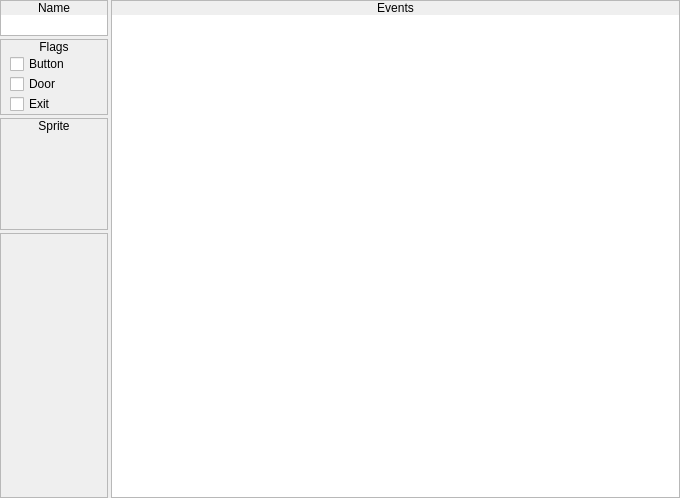
<?xml version="1.0" encoding="UTF-8"?>
<ui version="4.0">
 <class>MapEventEditor</class>
 <widget class="QDialog" name="MapEventEditor">
  <property name="geometry">
   <rect>
    <x>0</x>
    <y>0</y>
    <width>680</width>
    <height>498</height>
   </rect>
  </property>
  <property name="windowTitle">
   <string>Event Editor</string>
  </property>
  <property name="styleSheet">
   <string notr="true">.QFrame
{
	border: 1px solid palette(text);
}

.QFrame&gt;QLabel
{
	background-color: palette(text);
	color: palette(window);
}</string>
  </property>
  <layout class="QHBoxLayout" name="horizontalLayout_3">
   <property name="spacing">
    <number>3</number>
   </property>
   <property name="leftMargin">
    <number>0</number>
   </property>
   <property name="topMargin">
    <number>0</number>
   </property>
   <property name="rightMargin">
    <number>0</number>
   </property>
   <property name="bottomMargin">
    <number>0</number>
   </property>
   <item>
    <widget class="QWidget" name="wEventData" native="true">
     <property name="sizePolicy">
      <sizepolicy hsizetype="Fixed" vsizetype="Preferred">
       <horstretch>0</horstretch>
       <verstretch>0</verstretch>
      </sizepolicy>
     </property>
     <layout class="QVBoxLayout" name="verticalLayout_4">
      <property name="spacing">
       <number>3</number>
      </property>
      <property name="leftMargin">
       <number>0</number>
      </property>
      <property name="topMargin">
       <number>0</number>
      </property>
      <property name="rightMargin">
       <number>0</number>
      </property>
      <property name="bottomMargin">
       <number>0</number>
      </property>
      <item>
       <widget class="QFrame" name="frame">
        <property name="sizePolicy">
         <sizepolicy hsizetype="Preferred" vsizetype="Fixed">
          <horstretch>0</horstretch>
          <verstretch>0</verstretch>
         </sizepolicy>
        </property>
        <property name="frameShape">
         <enum>QFrame::StyledPanel</enum>
        </property>
        <property name="frameShadow">
         <enum>QFrame::Raised</enum>
        </property>
        <layout class="QVBoxLayout" name="verticalLayout">
         <property name="spacing">
          <number>0</number>
         </property>
         <property name="leftMargin">
          <number>0</number>
         </property>
         <property name="topMargin">
          <number>0</number>
         </property>
         <property name="rightMargin">
          <number>0</number>
         </property>
         <property name="bottomMargin">
          <number>0</number>
         </property>
         <item>
          <widget class="QLabel" name="label">
           <property name="sizePolicy">
            <sizepolicy hsizetype="Preferred" vsizetype="Fixed">
             <horstretch>0</horstretch>
             <verstretch>0</verstretch>
            </sizepolicy>
           </property>
           <property name="text">
            <string>Name</string>
           </property>
           <property name="alignment">
            <set>Qt::AlignCenter</set>
           </property>
          </widget>
         </item>
         <item>
          <widget class="QWidget" name="widget" native="true">
           <layout class="QHBoxLayout" name="horizontalLayout_2">
            <property name="spacing">
             <number>0</number>
            </property>
            <property name="leftMargin">
             <number>0</number>
            </property>
            <property name="topMargin">
             <number>0</number>
            </property>
            <property name="rightMargin">
             <number>0</number>
            </property>
            <property name="bottomMargin">
             <number>0</number>
            </property>
            <item>
             <widget class="QLineEdit" name="leName">
              <property name="text">
               <string/>
              </property>
              <property name="frame">
               <bool>false</bool>
              </property>
             </widget>
            </item>
           </layout>
          </widget>
         </item>
        </layout>
       </widget>
      </item>
      <item>
       <widget class="QFrame" name="frame_2">
        <property name="sizePolicy">
         <sizepolicy hsizetype="Preferred" vsizetype="Fixed">
          <horstretch>0</horstretch>
          <verstretch>0</verstretch>
         </sizepolicy>
        </property>
        <property name="frameShape">
         <enum>QFrame::StyledPanel</enum>
        </property>
        <property name="frameShadow">
         <enum>QFrame::Raised</enum>
        </property>
        <layout class="QVBoxLayout" name="verticalLayout_2">
         <property name="spacing">
          <number>0</number>
         </property>
         <property name="leftMargin">
          <number>0</number>
         </property>
         <property name="topMargin">
          <number>0</number>
         </property>
         <property name="rightMargin">
          <number>0</number>
         </property>
         <property name="bottomMargin">
          <number>0</number>
         </property>
         <item>
          <widget class="QLabel" name="label_2">
           <property name="sizePolicy">
            <sizepolicy hsizetype="Preferred" vsizetype="Fixed">
             <horstretch>0</horstretch>
             <verstretch>0</verstretch>
            </sizepolicy>
           </property>
           <property name="text">
            <string>Flags</string>
           </property>
           <property name="alignment">
            <set>Qt::AlignCenter</set>
           </property>
          </widget>
         </item>
         <item>
          <widget class="QWidget" name="widget_2" native="true">
           <layout class="QVBoxLayout" name="verticalLayout_6">
            <property name="spacing">
             <number>0</number>
            </property>
            <property name="leftMargin">
             <number>9</number>
            </property>
            <property name="topMargin">
             <number>0</number>
            </property>
            <property name="rightMargin">
             <number>0</number>
            </property>
            <property name="bottomMargin">
             <number>0</number>
            </property>
            <item>
             <widget class="QCheckBox" name="chkButton">
              <property name="text">
               <string>Button</string>
              </property>
             </widget>
            </item>
            <item>
             <widget class="QCheckBox" name="chkDoor">
              <property name="text">
               <string>Door</string>
              </property>
             </widget>
            </item>
            <item>
             <widget class="QCheckBox" name="chkExit">
              <property name="text">
               <string>Exit</string>
              </property>
             </widget>
            </item>
           </layout>
          </widget>
         </item>
        </layout>
       </widget>
      </item>
      <item>
       <widget class="QFrame" name="frame_3">
        <property name="sizePolicy">
         <sizepolicy hsizetype="Preferred" vsizetype="Fixed">
          <horstretch>0</horstretch>
          <verstretch>0</verstretch>
         </sizepolicy>
        </property>
        <property name="frameShape">
         <enum>QFrame::StyledPanel</enum>
        </property>
        <property name="frameShadow">
         <enum>QFrame::Raised</enum>
        </property>
        <layout class="QVBoxLayout" name="verticalLayout_3">
         <property name="spacing">
          <number>0</number>
         </property>
         <property name="leftMargin">
          <number>0</number>
         </property>
         <property name="topMargin">
          <number>0</number>
         </property>
         <property name="rightMargin">
          <number>0</number>
         </property>
         <property name="bottomMargin">
          <number>0</number>
         </property>
         <item>
          <widget class="QLabel" name="label_3">
           <property name="sizePolicy">
            <sizepolicy hsizetype="Preferred" vsizetype="Fixed">
             <horstretch>0</horstretch>
             <verstretch>0</verstretch>
            </sizepolicy>
           </property>
           <property name="text">
            <string>Sprite</string>
           </property>
           <property name="alignment">
            <set>Qt::AlignCenter</set>
           </property>
          </widget>
         </item>
         <item>
          <widget class="QWidget" name="widget_3" native="true">
           <layout class="QHBoxLayout" name="horizontalLayout">
            <property name="spacing">
             <number>0</number>
            </property>
            <property name="leftMargin">
             <number>0</number>
            </property>
            <property name="topMargin">
             <number>0</number>
            </property>
            <property name="rightMargin">
             <number>0</number>
            </property>
            <property name="bottomMargin">
             <number>0</number>
            </property>
            <item>
             <widget class="ImageView" name="imgSprite">
              <property name="minimumSize">
               <size>
                <width>64</width>
                <height>96</height>
               </size>
              </property>
              <property name="maximumSize">
               <size>
                <width>64</width>
                <height>96</height>
               </size>
              </property>
              <property name="styleSheet">
               <string notr="true">background-image: url(:/icons/bg.png);</string>
              </property>
              <property name="text">
               <string/>
              </property>
             </widget>
            </item>
           </layout>
          </widget>
         </item>
        </layout>
       </widget>
      </item>
      <item>
       <widget class="QFrame" name="frame_4">
        <property name="frameShape">
         <enum>QFrame::StyledPanel</enum>
        </property>
        <property name="frameShadow">
         <enum>QFrame::Raised</enum>
        </property>
       </widget>
      </item>
     </layout>
    </widget>
   </item>
   <item>
    <widget class="QFrame" name="frame_5">
     <property name="frameShape">
      <enum>QFrame::StyledPanel</enum>
     </property>
     <property name="frameShadow">
      <enum>QFrame::Raised</enum>
     </property>
     <layout class="QVBoxLayout" name="verticalLayout_5">
      <property name="spacing">
       <number>0</number>
      </property>
      <property name="leftMargin">
       <number>0</number>
      </property>
      <property name="topMargin">
       <number>0</number>
      </property>
      <property name="rightMargin">
       <number>0</number>
      </property>
      <property name="bottomMargin">
       <number>0</number>
      </property>
      <item>
       <widget class="QLabel" name="label_4">
        <property name="sizePolicy">
         <sizepolicy hsizetype="Preferred" vsizetype="Fixed">
          <horstretch>0</horstretch>
          <verstretch>0</verstretch>
         </sizepolicy>
        </property>
        <property name="text">
         <string>Events</string>
        </property>
        <property name="alignment">
         <set>Qt::AlignCenter</set>
        </property>
       </widget>
      </item>
      <item>
       <widget class="EventView" name="treeEvents">
        <property name="font">
         <font>
          <family>Monospace</family>
         </font>
        </property>
        <property name="frameShape">
         <enum>QFrame::NoFrame</enum>
        </property>
        <property name="editTriggers">
         <set>QAbstractItemView::EditKeyPressed</set>
        </property>
        <property name="verticalScrollMode">
         <enum>QAbstractItemView::ScrollPerPixel</enum>
        </property>
        <property name="expandsOnDoubleClick">
         <bool>false</bool>
        </property>
        <attribute name="headerVisible">
         <bool>false</bool>
        </attribute>
        <column>
         <property name="text">
          <string notr="true">1</string>
         </property>
        </column>
       </widget>
      </item>
     </layout>
    </widget>
   </item>
  </layout>
 </widget>
 <customwidgets>
  <customwidget>
   <class>EventView</class>
   <extends>QTreeWidget</extends>
   <header>eventview.h</header>
  </customwidget>
  <customwidget>
   <class>ImageView</class>
   <extends>QLabel</extends>
   <header>imageview.h</header>
  </customwidget>
 </customwidgets>
 <resources>
  <include location="icons.qrc"/>
 </resources>
 <connections/>
</ui>
